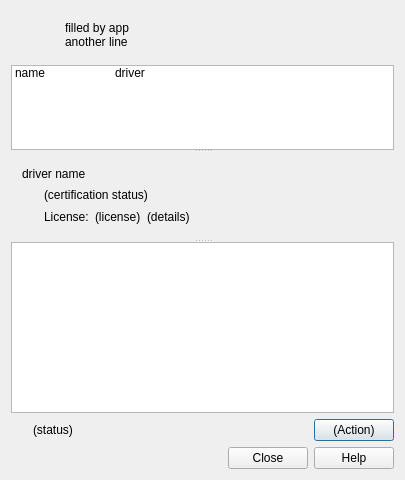
<ui version="4.0" >
 <class>manager_window</class>
 <widget class="QDialog" name="manager_window" >
  <property name="geometry" >
   <rect>
    <x>0</x>
    <y>0</y>
    <width>404</width>
    <height>480</height>
   </rect>
  </property>
  <property name="windowTitle" >
   <string>Restricted Drivers</string>
  </property>
  <property name="sizeGripEnabled" >
   <bool>false</bool>
  </property>
  <layout class="QGridLayout" name="gridLayout" >
   <item row="0" column="0" >
    <layout class="QHBoxLayout" name="horizontalLayout_5" >
     <item>
      <widget class="QLabel" name="logo_image" >
       <property name="sizePolicy" >
        <sizepolicy vsizetype="Fixed" hsizetype="Fixed" >
         <horstretch>0</horstretch>
         <verstretch>0</verstretch>
        </sizepolicy>
       </property>
       <property name="minimumSize" >
        <size>
         <width>48</width>
         <height>48</height>
        </size>
       </property>
       <property name="scaledContents" >
        <bool>true</bool>
       </property>
       <property name="wordWrap" >
        <bool>false</bool>
       </property>
      </widget>
     </item>
     <item>
      <widget class="QLabel" name="label_heading" >
       <property name="sizePolicy" >
        <sizepolicy vsizetype="Preferred" hsizetype="Preferred" >
         <horstretch>0</horstretch>
         <verstretch>0</verstretch>
        </sizepolicy>
       </property>
       <property name="minimumSize" >
        <size>
         <width>0</width>
         <height>0</height>
        </size>
       </property>
       <property name="text" >
        <string>filled by app
another line</string>
       </property>
       <property name="wordWrap" >
        <bool>true</bool>
       </property>
      </widget>
     </item>
    </layout>
   </item>
   <item row="2" column="0" >
    <layout class="QHBoxLayout" name="horizontalLayout" >
     <item>
      <widget class="QLabel" name="image_enabled" >
       <property name="sizePolicy" >
        <sizepolicy vsizetype="Fixed" hsizetype="Fixed" >
         <horstretch>0</horstretch>
         <verstretch>0</verstretch>
        </sizepolicy>
       </property>
       <property name="minimumSize" >
        <size>
         <width>16</width>
         <height>16</height>
        </size>
       </property>
       <property name="text" >
        <string/>
       </property>
       <property name="scaledContents" >
        <bool>true</bool>
       </property>
      </widget>
     </item>
     <item>
      <widget class="QLabel" name="label_status" >
       <property name="text" >
        <string>(status)</string>
       </property>
       <property name="scaledContents" >
        <bool>false</bool>
       </property>
      </widget>
     </item>
     <item>
      <spacer name="horizontalSpacer" >
       <property name="orientation" >
        <enum>Qt::Horizontal</enum>
       </property>
       <property name="sizeHint" stdset="0" >
        <size>
         <width>40</width>
         <height>20</height>
        </size>
       </property>
      </spacer>
     </item>
     <item>
      <widget class="QPushButton" name="button_toggle" >
       <property name="text" >
        <string>(Action)</string>
       </property>
      </widget>
     </item>
    </layout>
   </item>
   <item row="3" column="0" >
    <widget class="QDialogButtonBox" name="buttonBox" >
     <property name="orientation" >
      <enum>Qt::Horizontal</enum>
     </property>
     <property name="standardButtons" >
      <set>QDialogButtonBox::Close|QDialogButtonBox::Help</set>
     </property>
    </widget>
   </item>
   <item row="1" column="0" >
    <widget class="QSplitter" name="splitter" >
     <property name="sizePolicy" >
      <sizepolicy vsizetype="Expanding" hsizetype="Preferred" >
       <horstretch>0</horstretch>
       <verstretch>0</verstretch>
      </sizepolicy>
     </property>
     <property name="orientation" >
      <enum>Qt::Vertical</enum>
     </property>
     <property name="opaqueResize" >
      <bool>true</bool>
     </property>
     <property name="handleWidth" >
      <number>2</number>
     </property>
     <property name="childrenCollapsible" >
      <bool>false</bool>
     </property>
     <widget class="QTreeWidget" name="treeview_drivers" >
      <property name="sizePolicy" >
       <sizepolicy vsizetype="Expanding" hsizetype="Expanding" >
        <horstretch>0</horstretch>
        <verstretch>1</verstretch>
       </sizepolicy>
      </property>
      <property name="indentation" >
       <number>20</number>
      </property>
      <property name="rootIsDecorated" >
       <bool>false</bool>
      </property>
      <property name="allColumnsShowFocus" >
       <bool>false</bool>
      </property>
      <property name="headerHidden" >
       <bool>true</bool>
      </property>
      <property name="columnCount" >
       <number>2</number>
      </property>
      <column>
       <property name="text" >
        <string>enabled</string>
       </property>
      </column>
      <column>
       <property name="text" >
        <string>2</string>
       </property>
      </column>
      <item>
       <property name="text" >
        <string>name</string>
       </property>
       <property name="text" >
        <string>driver</string>
       </property>
      </item>
     </widget>
     <widget class="QWidget" name="layoutWidget" >
      <layout class="QVBoxLayout" name="verticalLayout" >
       <property name="sizeConstraint" >
        <enum>QLayout::SetMaximumSize</enum>
       </property>
       <item>
        <spacer name="verticalSpacer" >
         <property name="orientation" >
          <enum>Qt::Vertical</enum>
         </property>
         <property name="sizeHint" stdset="0" >
          <size>
           <width>361</width>
           <height>4</height>
          </size>
         </property>
        </spacer>
       </item>
       <item>
        <layout class="QHBoxLayout" name="horizontalLayout_2" >
         <item>
          <widget class="QLabel" name="label_drivername" >
           <property name="sizePolicy" >
            <sizepolicy vsizetype="Fixed" hsizetype="Fixed" >
             <horstretch>0</horstretch>
             <verstretch>0</verstretch>
            </sizepolicy>
           </property>
           <property name="text" >
            <string>driver name</string>
           </property>
          </widget>
         </item>
         <item>
          <spacer name="horizontalSpacer_2" >
           <property name="orientation" >
            <enum>Qt::Horizontal</enum>
           </property>
           <property name="sizeHint" stdset="0" >
            <size>
             <width>171</width>
             <height>13</height>
            </size>
           </property>
          </spacer>
         </item>
        </layout>
       </item>
       <item>
        <layout class="QHBoxLayout" name="horizontalLayout_3" >
         <item>
          <widget class="QLabel" name="image_certification" >
           <property name="sizePolicy" >
            <sizepolicy vsizetype="Fixed" hsizetype="Fixed" >
             <horstretch>0</horstretch>
             <verstretch>0</verstretch>
            </sizepolicy>
           </property>
           <property name="minimumSize" >
            <size>
             <width>16</width>
             <height>16</height>
            </size>
           </property>
           <property name="text" >
            <string/>
           </property>
           <property name="scaledContents" >
            <bool>true</bool>
           </property>
          </widget>
         </item>
         <item>
          <widget class="QLabel" name="label_certification" >
           <property name="text" >
            <string>(certification status)</string>
           </property>
          </widget>
         </item>
         <item>
          <spacer name="horizontalSpacer_3" >
           <property name="orientation" >
            <enum>Qt::Horizontal</enum>
           </property>
           <property name="sizeHint" stdset="0" >
            <size>
             <width>195</width>
             <height>16</height>
            </size>
           </property>
          </spacer>
         </item>
        </layout>
       </item>
       <item>
        <layout class="QHBoxLayout" name="horizontalLayout_4" >
         <item>
          <widget class="QLabel" name="image_license" >
           <property name="sizePolicy" >
            <sizepolicy vsizetype="Fixed" hsizetype="Fixed" >
             <horstretch>0</horstretch>
             <verstretch>0</verstretch>
            </sizepolicy>
           </property>
           <property name="minimumSize" >
            <size>
             <width>16</width>
             <height>16</height>
            </size>
           </property>
           <property name="text" >
            <string/>
           </property>
           <property name="scaledContents" >
            <bool>true</bool>
           </property>
          </widget>
         </item>
         <item>
          <widget class="QLabel" name="label_license_label" >
           <property name="text" >
            <string>License:</string>
           </property>
          </widget>
         </item>
         <item>
          <widget class="QLabel" name="label_license" >
           <property name="text" >
            <string>(license)</string>
           </property>
          </widget>
         </item>
         <item>
          <widget class="KUrlLabel" name="linkbutton_licensetext" >
           <property name="text" >
            <string>(details)</string>
           </property>
          </widget>
         </item>
         <item>
          <spacer name="horizontalSpacer_4" >
           <property name="orientation" >
            <enum>Qt::Horizontal</enum>
           </property>
           <property name="sizeHint" stdset="0" >
            <size>
             <width>195</width>
             <height>16</height>
            </size>
           </property>
          </spacer>
         </item>
        </layout>
       </item>
       <item>
        <spacer name="verticalSpacer_2" >
         <property name="orientation" >
          <enum>Qt::Vertical</enum>
         </property>
         <property name="sizeHint" stdset="0" >
          <size>
           <width>361</width>
           <height>4</height>
          </size>
         </property>
        </spacer>
       </item>
      </layout>
     </widget>
     <widget class="QTextBrowser" name="textview_description" >
      <property name="sizePolicy" >
       <sizepolicy vsizetype="Expanding" hsizetype="Expanding" >
        <horstretch>0</horstretch>
        <verstretch>2</verstretch>
       </sizepolicy>
      </property>
     </widget>
    </widget>
   </item>
  </layout>
 </widget>
 <layoutdefault spacing="6" margin="11" />
 <pixmapfunction>qPixmapFromMimeSource</pixmapfunction>
 <customwidgets>
  <customwidget>
   <class>KUrlLabel</class>
   <extends>QLabel</extends>
   <header>kurllabel.h</header>
  </customwidget>
 </customwidgets>
 <includes>
  <include location="local" >klistview.h</include>
 </includes>
 <resources/>
 <connections/>
</ui>
